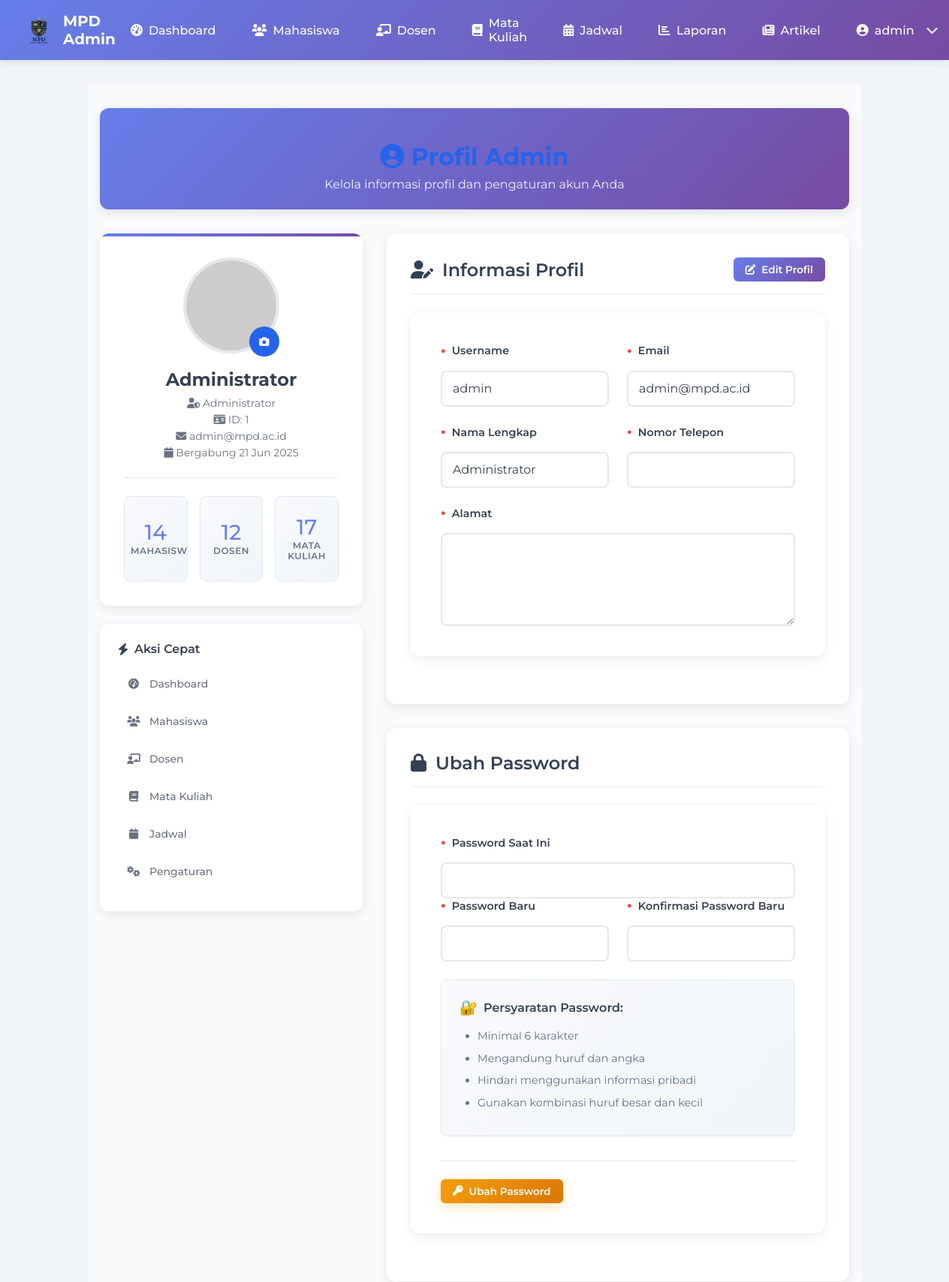
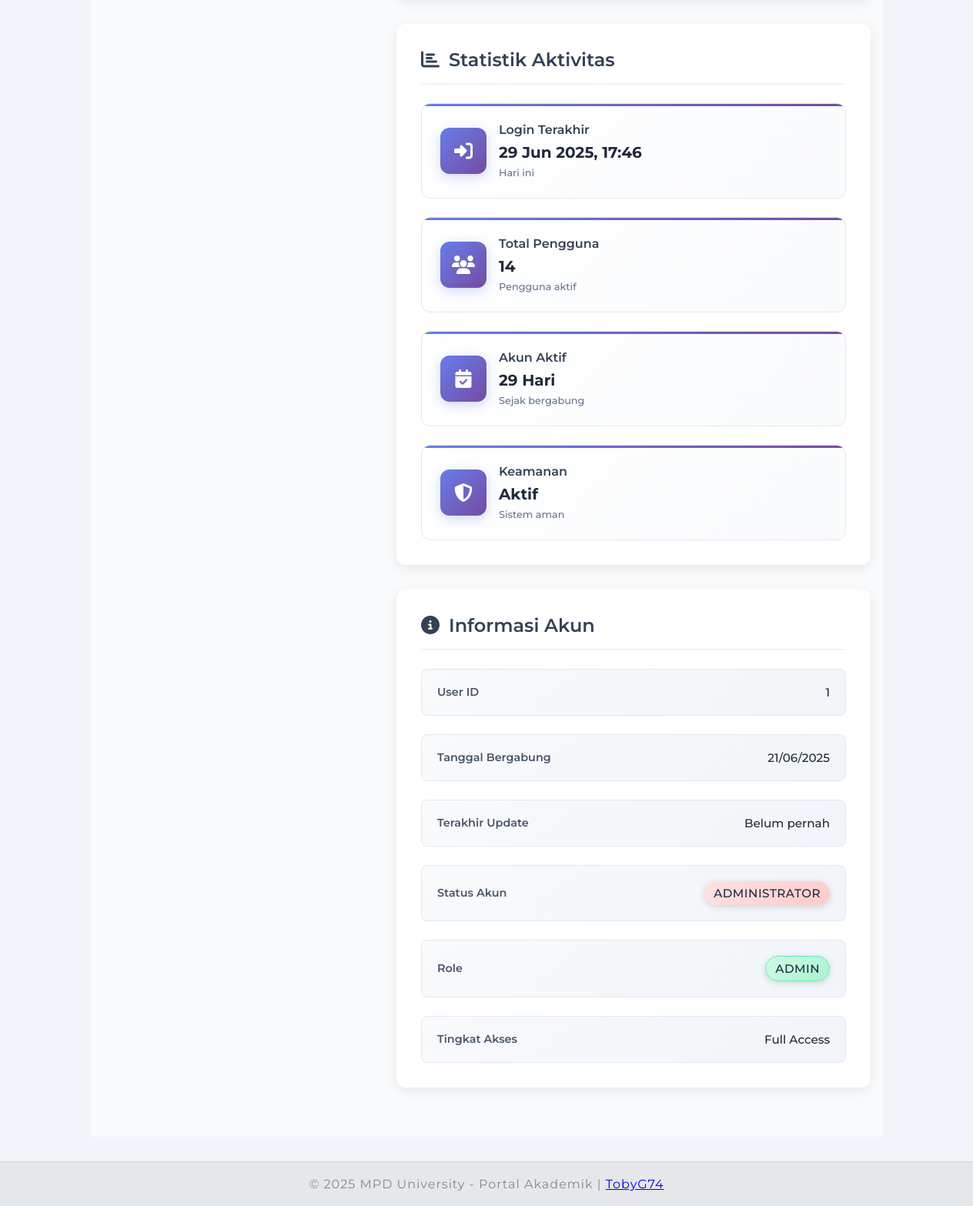
Screenshot of /admin/profile.php (signed in) with the database file from the repository (2 pictures, top to bottom).
### tables this page shows
CREATE TABLE users (
    id INT AUTO_INCREMENT PRIMARY KEY,
    username VARCHAR(50) NOT NULL UNIQUE,
    password VARCHAR(255) NOT NULL,
    role VARCHAR(20) NOT NULL,
    full_name VARCHAR(100),
    nip VARCHAR(20),
    email VARCHAR(100),
    phone VARCHAR(20),
    alamat TEXT,
    profile_photo VARCHAR(255) DEFAULT 'avatar-1.jpg',
    created_at DATETIME DEFAULT NOW(),
    last_login DATETIME NULL
);

### admin/profile.php (the view, shortened to what the rows shown need)
<?php
require_once '../koneksi.php';
require_once '../classes/UserManager.php';
$userManager = new UserManager($conn);
$user_id = $_SESSION['user_id'];
try {
    $user = $userManager->getUserById($user_id);
} catch (Exception $e) {
    error_log("Error getting user: " . $e->getMessage());
    session_destroy();
    header("Location: ../login.php");
    exit();
}
?>
<!DOCTYPE html>
<html lang="id">
<head>
    <link rel="stylesheet" href="../assets/css/style.css">
    <link rel="stylesheet" href="../assets/css/admin.css">
    <link rel="stylesheet" href="https://cdnjs.cloudflare.com/ajax/libs/font-awesome/6.4.0/css/all.min.css">
</head>
<body>
    <main>
        <div class="dashboard-container">
            <div class="dashboard-header">
                <h1><i class="fas fa-user-circle"></i> Profil Admin</h1>
            </div>
            <div class="profile-layout">
                <div class="profile-sidebar">
                    <div class="profile-card">
                        <div class="profile-info">
                            <h3><?php echo htmlspecialchars($user['full_name'] ?? $user['username']); ?></h3>
                            <p class="profile-role">
                                <i class="fas fa-user-shield"></i> Administrator
                            </p>
                            <p class="profile-id">
                                <i class="fas fa-id-card"></i> ID: <?php echo htmlspecialchars($user['id']); ?>
                            </p>
                            <p class="profile-email">
                                <i class="fas fa-envelope"></i> <?php echo htmlspecialchars($user['email']); ?>
                            </p>
                            <p class="profile-join-date">
                                <i class="fas fa-calendar"></i> Bergabung <?php echo date('d M Y', strtotime($user['created_at'])); ?>
                            </p>
                        </div>
                    </div>
                </div>
                <div class="profile-content">
                    <div class="content-section">
                        <div class="section-header">
                            <h2><i class="fas fa-user-edit"></i> Informasi Profil</h2>
                        </div>
                        <div class="form-container form-spacious">
                            <form method="POST" action="" id="profileForm">
                                <div class="form-row form-row-enhanced">
                                    <div class="form-group form-group-enhanced">
                                        <label for="username">Username</label>
                                        <input type="text" id="username" name="username" class="form-control"
                                               value="<?php echo htmlspecialchars($user['username']); ?>" readonly>
                                    </div>
                                    <div class="form-group form-group-enhanced">
                                        <label for="email">Email</label>
                                        <input type="email" id="email" name="email" class="form-control"
                                               value="<?php echo htmlspecialchars($user['email'] ?? ''); ?>" readonly>
                                    </div>
                                </div>
                                <div class="form-row form-row-enhanced">
                                    <div class="form-group form-group-enhanced">
                                        <label for="full_name">Nama Lengkap</label>
                                        <input type="text" id="full_name" name="full_name" class="form-control"
                                               value="<?php echo htmlspecialchars($user['full_name'] ?? ''); ?>" readonly>
                                    </div>
                                </div>
                            </form>
                        </div>
                    </div>
                    <div class="content-section">
                        <div class="section-header">
                            <h2><i class="fas fa-lock"></i> Ubah Password</h2>
                        </div>
                    </div>
                    <div class="content-section">
                        <div class="section-header">
                            <h2><i class="fas fa-chart-bar"></i> Statistik Aktivitas</h2>
                        </div>
                    </div>
                    <div class="content-section">
                        <div class="section-header">
                            <h2><i class="fas fa-info-circle"></i> Informasi Akun</h2>
                        </div>
                        <div class="info-container">
                            <div class="info-grid">
                                <div class="info-item">
                                    <label>User ID</label>
                                    <span><?php echo $user['id']; ?></span>
                                </div>
                                <div class="info-item">
                                    <label>Tanggal Bergabung</label>
                                    <span><?php echo isset($user['created_at']) ? date('d/m/Y', strtotime($user['created_at'])) : 'Tidak tersedia'; ?></span>
                                </div>
                                <div class="info-item">
                                    <label>Role</label>
                                    <span class="status-badge status-active"><?php echo ucfirst($user['role']); ?></span>
                                </div>
                            </div>
                        </div>
                    </div>
                </div>
            </div>
        </div>
    </main>
</body>
</html>

### rows the page displays
users: full_name "Administrator", id "1", email "admin@mpd.ac.id", created_at "21 Jun 2025", username "admin", created_at "21/06/2025", role "ADMIN"

### other values shown
$_SESSION['username'] "admin"
$stats['total_students'] ?: 0 "14"
$stats['total_lecturers'] ?: 0 "12"
$stats['total_courses'] ?: 0 "17"
$stats['total_users'] "14"
